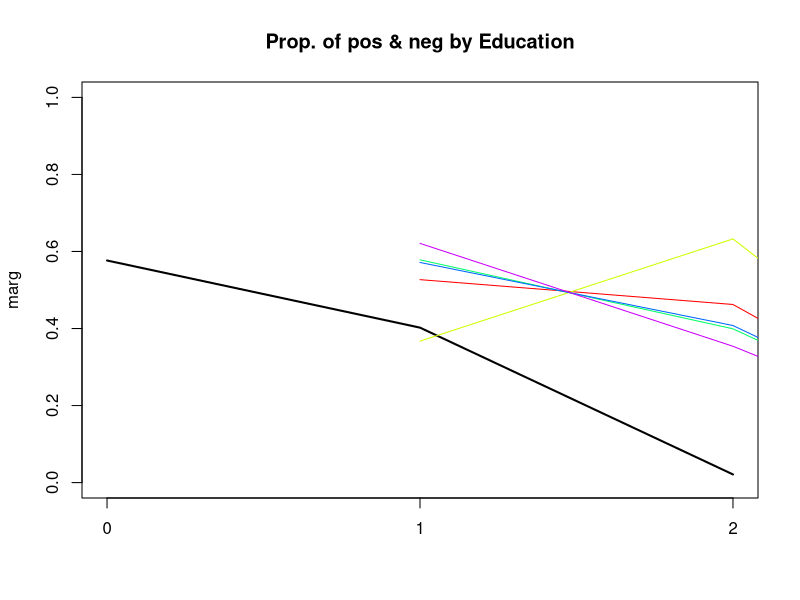
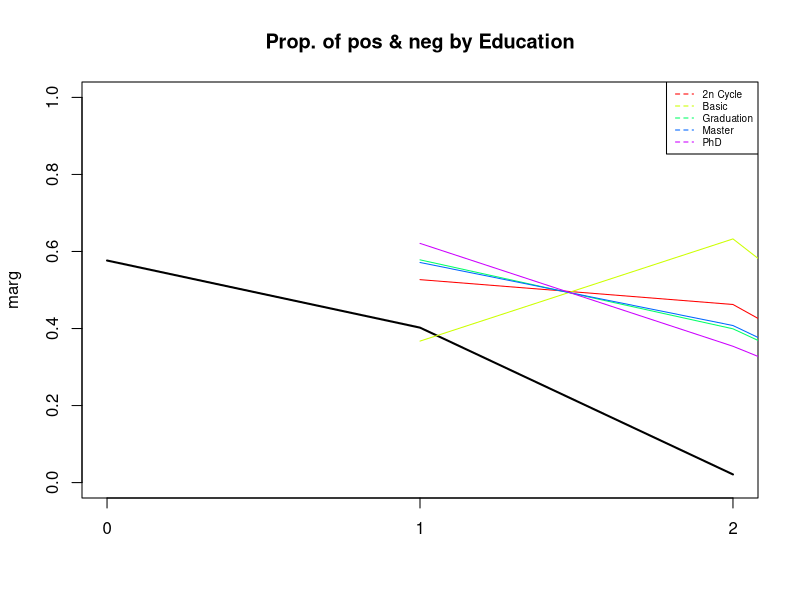
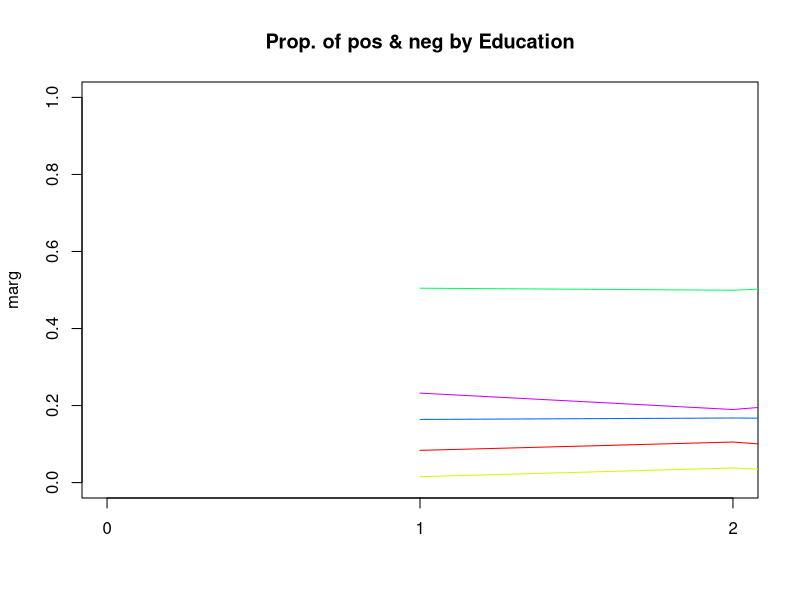
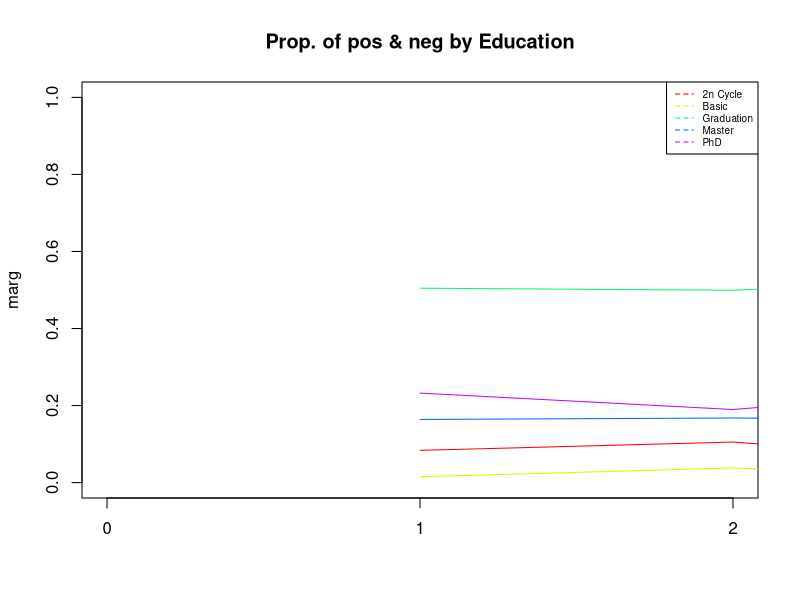
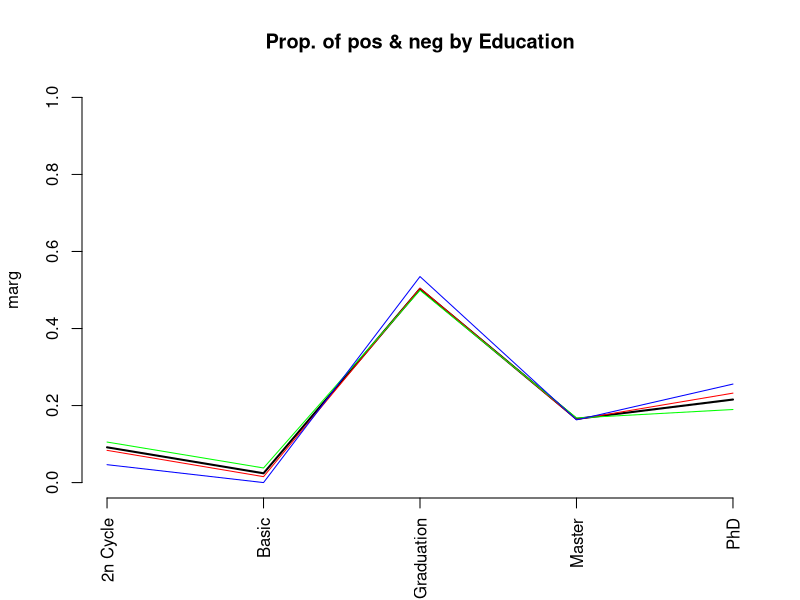
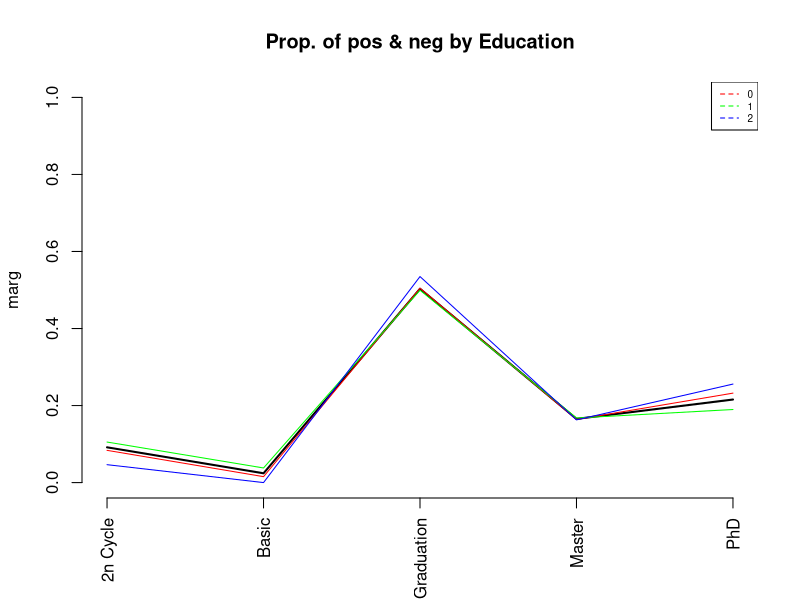
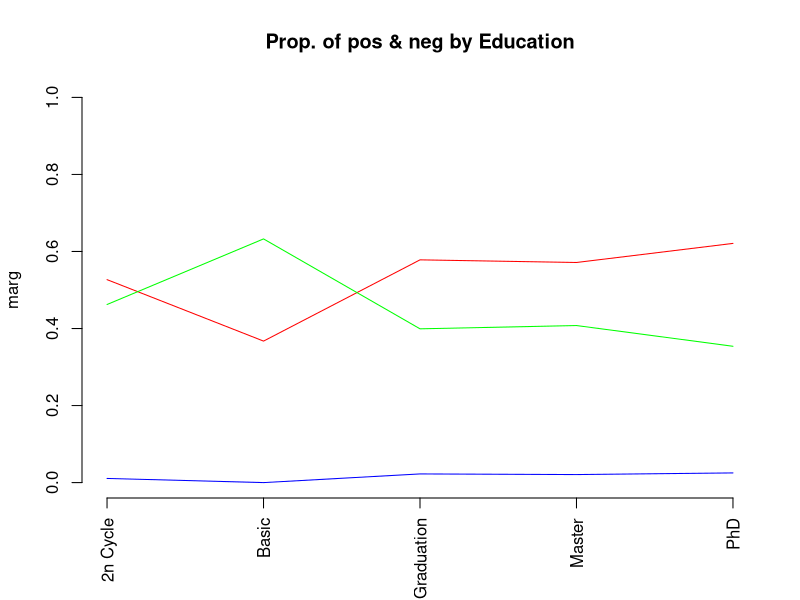
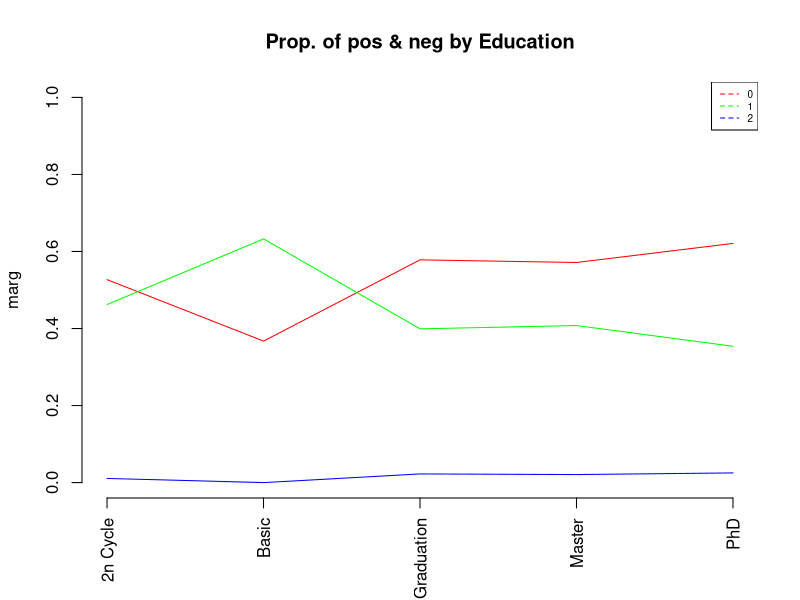

Write R code to recreate these figures, in order.
#  READING CREDSCO_BIN
# load("d:/karina/docencia/DataMiningEI/Practiques/2CredscoProfiling/credscok_bin")

#read data only if required
setwd("C:/Users/Michel/Desktop/UPC/Q5/MD/MD-D4")
dd <- read.table("ifood_enriched.csv",header=T, sep=",", dec='.');

names(dd)

attach(dd)

#Dictamen    <- as.factor(Dictamen)
#levels(Dictamen) <- c(NA, "positiu","negatiu")


#Calcula els valor test de la variable Xnum per totes les modalitats del factor P
ValorTestXnum <- function(Xnum,P){
  #freq dis of fac
  nk <- as.vector(table(P)); 
  n <- sum(nk); 
  #mitjanes x grups
  xk <- tapply(Xnum,P,mean);
  #valors test
  txk <- (xk-mean(Xnum))/(sd(Xnum)*sqrt((n-nk)/(n*nk))); 
  #p-values
  pxk <- pt(txk,n-1,lower.tail=F);
  for(c in 1:length(levels(as.factor(P)))){if (pxk[c]>0.5){pxk[c]<-1-pxk[c]}}
  return (pxk)
}




ValorTestXquali <- function(P,Xquali){
  taula <- table(P,Xquali);
  n <- sum(taula); 
  pk <- apply(taula,1,sum)/n;
  pj <- apply(taula,2,sum)/n;
  pf <- taula/(n*pk);
  pjm <- matrix(data=pj,nrow=dim(pf)[1],ncol=dim(pf)[2], byrow=TRUE);      
  dpf <- pf - pjm; 
  dvt <- sqrt(((1-pk)/(n*pk))%*%t(pj*(1-pj))); 
  #i hi ha divisions iguals a 0 dona NA i no funciona
  zkj <- dpf
  zkj[dpf!=0]<-dpf[dpf!=0]/dvt[dpf!=0]; 
  pzkj <- pnorm(zkj,lower.tail=F);
  for(c in 1:length(levels(as.factor(P)))){for (s in 1:length(levels(Xquali))){if (pzkj[c,s]> 0.5){pzkj[c,s]<-1- pzkj[c,s]}}}
  return (list(rowpf=pf,vtest=zkj,pval=pzkj))
}


#source("file")
#dades contain the dataset
dades<-dd
#dades<-dd[filtro,]
#dades<-df
K<-dim(dades)[2]
par(ask=TRUE)


#P must contain the class variable
P<-dd[,4]
#P<-c2
#P<-dd[,18]
nameP<-"Kidhome"
#P<-df[,33]

nc<-length(levels(factor(P)))
nc
pvalk <- matrix(data=0,nrow=nc,ncol=K, dimnames=list(levels(P),names(dades)))
nameP<-"Class"
n<-dim(dades)[1]

for(k in 1:K){
  if (is.numeric(dades[,k])){ 
    print(paste("Anàlisi per classes de la Variable:", names(dades)[k]))
    
    boxplot(dades[,k]~P, main=paste("Boxplot of", names(dades)[k], "vs", nameP ), horizontal=TRUE)
    
    barplot(tapply(dades[[k]], P, mean),main=paste("Means of", names(dades)[k], "by", nameP ))
    abline(h=mean(dades[[k]]))
    legend(0,mean(dades[[k]]),"global mean",bty="n")
    print("Estadístics per groups:")
    for(s in levels(as.factor(P))) {print(summary(dades[P==s,k]))}
    o<-oneway.test(dades[,k]~P)
    print(paste("p-valueANOVA:", o$p.value))
    kw<-kruskal.test(dades[,k]~P)
    print(paste("p-value Kruskal-Wallis:", kw$p.value))
    pvalk[,k]<-ValorTestXnum(dades[,k], P)
    print("p-values ValorsTest: ")
    print(pvalk[,k])      
  }else{
    if(class(dd[,k])=="Date"){
      print(summary(dd[,k]))
      print(sd(dd[,k]))
      #decide breaks: weeks, months, quarters...
      hist(dd[,k],breaks="weeks")
    }else{
      #qualitatives
      print(paste("Variable", names(dades)[k]))
      table<-table(P,dades[,k])
      #   print("Cross-table")
      #   print(table)
      rowperc<-prop.table(table,1)
      
      colperc<-prop.table(table,2)
      #  print("Distribucions condicionades a files")
      # print(rowperc)
      
      #ojo porque si la variable es true o false la identifica amb el tipus Logical i
      #aquest no te levels, por tanto, coertion preventiva
      
      dades[,k]<-as.factor(dades[,k])
      
      
      marg <- table(as.factor(P))/n
      print(append("Categories=",levels(as.factor(dades[,k]))))
      
      #from next plots, select one of them according to your practical case
      plot(marg,type="l",ylim=c(0,1),main=paste("Prop. of pos & neg by",names(dades)[k]))
      paleta<-rainbow(length(levels(dades[,k])))
      for(c in 1:length(levels(dades[,k]))){lines(colperc[,c],col=paleta[c]) }
      
      #with legend
      plot(marg,type="l",ylim=c(0,1),main=paste("Prop. of pos & neg by",names(dades)[k]))
      paleta<-rainbow(length(levels(dades[,k])))
      for(c in 1:length(levels(dades[,k]))){lines(colperc[,c],col=paleta[c]) }
      legend("topright", levels(dades[,k]), col=paleta, lty=2, cex=0.6)
      
      #condicionades a classes
      print(append("Categories=",levels(dades[,k])))
      plot(marg,type="n",ylim=c(0,1),main=paste("Prop. of pos & neg by",names(dades)[k]))
      paleta<-rainbow(length(levels(dades[,k])))
      for(c in 1:length(levels(dades[,k]))){lines(rowperc[,c],col=paleta[c]) }
      
      #with legend
      plot(marg,type="n",ylim=c(0,1),main=paste("Prop. of pos & neg by",names(dades)[k]))
      paleta<-rainbow(length(levels(dades[,k])))
      for(c in 1:length(levels(dades[,k]))){lines(rowperc[,c],col=paleta[c]) }
      legend("topright", levels(dades[,k]), col=paleta, lty=2, cex=0.6)
      
      #amb variable en eix d'abcisses
      marg <-table(dades[,k])/n
      print(append("Categories=",levels(dades[,k])))
      plot(marg,type="l",ylim=c(0,1),main=paste("Prop. of pos & neg by",names(dades)[k]), las=3)
      #x<-plot(marg,type="l",ylim=c(0,1),main=paste("Prop. of pos & neg by",names(dades)[k]), xaxt="n")
      #text(x=x+.25, y=-1, adj=1, levels(CountryName), xpd=TRUE, srt=25, cex=0.7)
      paleta<-rainbow(length(levels(as.factor(P))))
      for(c in 1:length(levels(as.factor(P)))){lines(rowperc[c,],col=paleta[c]) }
      
      #with legend
      plot(marg,type="l",ylim=c(0,1),main=paste("Prop. of pos & neg by",names(dades)[k]), las=3)
      for(c in 1:length(levels(as.factor(P)))){lines(rowperc[c,],col=paleta[c])}
      legend("topright", levels(as.factor(P)), col=paleta, lty=2, cex=0.6)
      
      #condicionades a columna 
      plot(marg,type="n",ylim=c(0,1),main=paste("Prop. of pos & neg by",names(dades)[k]), las=3)
      paleta<-rainbow(length(levels(as.factor(P))))
      for(c in 1:length(levels(as.factor(P)))){lines(colperc[c,],col=paleta[c]) }
      
      #with legend
      plot(marg,type="n",ylim=c(0,1),main=paste("Prop. of pos & neg by",names(dades)[k]), las=3)
      for(c in 1:length(levels(as.factor(P)))){lines(colperc[c,],col=paleta[c])}
      legend("topright", levels(as.factor(P)), col=paleta, lty=2, cex=0.6)
      
      table<-table(dades[,k],P)
      print("Cross Table:")
      print(table)
      print("Distribucions condicionades a columnes:")
      print(colperc)
      
      #diagrames de barres apilades                                         
      
      paleta<-rainbow(length(levels(dades[,k])))
      barplot(table(dades[,k], as.factor(P)), beside=FALSE,col=paleta )
      
      barplot(table(dades[,k], as.factor(P)), beside=FALSE,col=paleta )
      legend("topright",levels(as.factor(dades[,k])),pch=1,cex=0.5, col=paleta)
      
      #diagrames de barres adosades
      barplot(table(dades[,k], as.factor(P)), beside=TRUE,col=paleta )
      
      barplot(table(dades[,k], as.factor(P)), beside=TRUE,col=paleta)
      legend("topright",levels(as.factor(dades[,k])),pch=1,cex=0.5, col=paleta)
      
      print("Test Chi quadrat: ")
      print(chisq.test(dades[,k], as.factor(P)))
      
      print("valorsTest:")
      print( ValorTestXquali(P,dades[,k]))
      #calcular els pvalues de les quali
    }
  }
}#endfor

#descriptors de les classes més significatius. Afegir info qualits
for (c in 1:length(levels(as.factor(P)))) {
  if(!is.na(levels(as.factor(P))[c])){
    print(paste("P.values per class:",levels(as.factor(P))[c]));
    print(sort(pvalk[c,]), digits=3) 
  }
}

#afegir la informacio de les modalitats de les qualitatives a la llista de pvalues i fer ordenacio global

#saving the dataframe in an external file
#write.table(dd, file = "ifood_enriched.csv", sep = ",", na = "NA", dec = ".", row.names = FALSE, col.names = TRUE)


